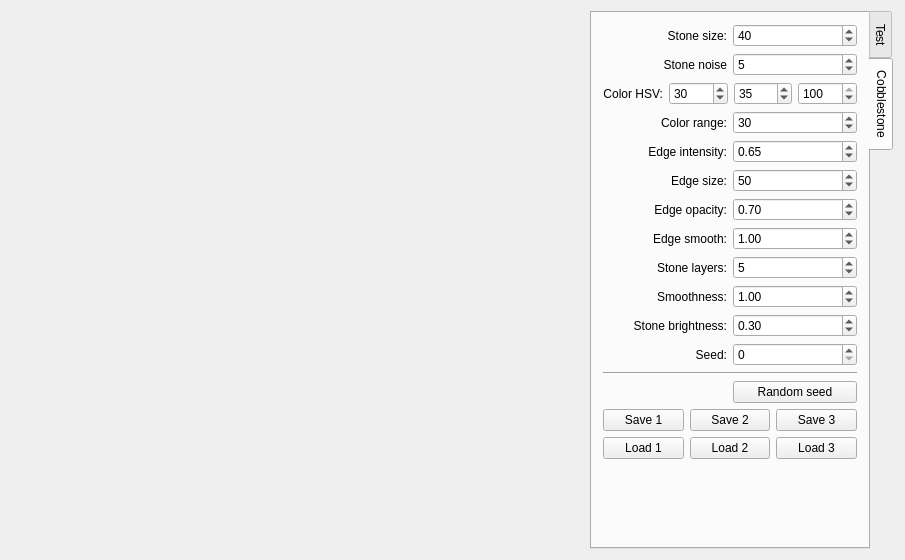
<?xml version="1.0" encoding="UTF-8"?>
<ui version="4.0">
 <class>Widget</class>
 <widget class="QWidget" name="Widget">
  <property name="geometry">
   <rect>
    <x>0</x>
    <y>0</y>
    <width>905</width>
    <height>560</height>
   </rect>
  </property>
  <property name="windowTitle">
   <string>CobblestoneGen</string>
  </property>
  <layout class="QGridLayout" name="gridLayout" rowstretch="1,1" columnstretch="1,1,1">
   <item row="0" column="2" rowspan="2">
    <widget class="QTabWidget" name="tabWidget">
     <property name="tabPosition">
      <enum>QTabWidget::East</enum>
     </property>
     <property name="currentIndex">
      <number>1</number>
     </property>
     <property name="elideMode">
      <enum>Qt::ElideNone</enum>
     </property>
     <property name="usesScrollButtons">
      <bool>true</bool>
     </property>
     <property name="tabsClosable">
      <bool>false</bool>
     </property>
     <widget class="QWidget" name="tab">
      <attribute name="title">
       <string>Test</string>
      </attribute>
      <widget class="QWidget" name="layoutWidget">
       <property name="geometry">
        <rect>
         <x>10</x>
         <y>50</y>
         <width>115</width>
         <height>25</height>
        </rect>
       </property>
       <layout class="QHBoxLayout" name="horizontalLayout">
        <item>
         <widget class="QLabel" name="label">
          <property name="text">
           <string>size:</string>
          </property>
         </widget>
        </item>
        <item>
         <widget class="QSpinBox" name="spinBox">
          <property name="minimum">
           <number>2</number>
          </property>
          <property name="maximum">
           <number>10000000</number>
          </property>
          <property name="singleStep">
           <number>10</number>
          </property>
          <property name="value">
           <number>50</number>
          </property>
         </widget>
        </item>
       </layout>
      </widget>
      <widget class="QWidget" name="layoutWidget">
       <property name="geometry">
        <rect>
         <x>10</x>
         <y>110</y>
         <width>161</width>
         <height>211</height>
        </rect>
       </property>
       <layout class="QGridLayout" name="gridLayout_2">
        <property name="sizeConstraint">
         <enum>QLayout::SetDefaultConstraint</enum>
        </property>
        <property name="margin">
         <number>0</number>
        </property>
        <property name="spacing">
         <number>-1</number>
        </property>
        <item row="0" column="0">
         <widget class="QPushButton" name="pushButton">
          <property name="sizePolicy">
           <sizepolicy hsizetype="Expanding" vsizetype="Expanding">
            <horstretch>0</horstretch>
            <verstretch>0</verstretch>
           </sizepolicy>
          </property>
          <property name="text">
           <string>1</string>
          </property>
         </widget>
        </item>
        <item row="0" column="1">
         <widget class="QPushButton" name="pushButton_2">
          <property name="sizePolicy">
           <sizepolicy hsizetype="Expanding" vsizetype="Expanding">
            <horstretch>0</horstretch>
            <verstretch>0</verstretch>
           </sizepolicy>
          </property>
          <property name="text">
           <string>2</string>
          </property>
         </widget>
        </item>
        <item row="1" column="0">
         <widget class="QLabel" name="label_4">
          <property name="text">
           <string/>
          </property>
          <property name="alignment">
           <set>Qt::AlignHCenter|Qt::AlignTop</set>
          </property>
         </widget>
        </item>
        <item row="1" column="1">
         <widget class="QLabel" name="label_5">
          <property name="text">
           <string/>
          </property>
          <property name="alignment">
           <set>Qt::AlignHCenter|Qt::AlignTop</set>
          </property>
         </widget>
        </item>
        <item row="3" column="0">
         <widget class="QPushButton" name="pushButton_3">
          <property name="sizePolicy">
           <sizepolicy hsizetype="Expanding" vsizetype="Expanding">
            <horstretch>0</horstretch>
            <verstretch>0</verstretch>
           </sizepolicy>
          </property>
          <property name="text">
           <string>3</string>
          </property>
         </widget>
        </item>
        <item row="3" column="1">
         <widget class="QPushButton" name="pushButton_4">
          <property name="sizePolicy">
           <sizepolicy hsizetype="Expanding" vsizetype="Expanding">
            <horstretch>0</horstretch>
            <verstretch>0</verstretch>
           </sizepolicy>
          </property>
          <property name="text">
           <string>4</string>
          </property>
         </widget>
        </item>
        <item row="4" column="0">
         <widget class="QLabel" name="label_6">
          <property name="text">
           <string/>
          </property>
          <property name="alignment">
           <set>Qt::AlignHCenter|Qt::AlignTop</set>
          </property>
         </widget>
        </item>
        <item row="4" column="1">
         <widget class="QLabel" name="label_7">
          <property name="text">
           <string/>
          </property>
          <property name="alignment">
           <set>Qt::AlignHCenter|Qt::AlignTop</set>
          </property>
         </widget>
        </item>
        <item row="2" column="0" colspan="2">
         <spacer name="verticalSpacer">
          <property name="orientation">
           <enum>Qt::Vertical</enum>
          </property>
          <property name="sizeType">
           <enum>QSizePolicy::Fixed</enum>
          </property>
          <property name="sizeHint" stdset="0">
           <size>
            <width>10</width>
            <height>10</height>
           </size>
          </property>
         </spacer>
        </item>
       </layout>
      </widget>
      <widget class="QWidget" name="layoutWidget_2">
       <property name="geometry">
        <rect>
         <x>30</x>
         <y>340</y>
         <width>115</width>
         <height>25</height>
        </rect>
       </property>
       <layout class="QHBoxLayout" name="horizontalLayout_2">
        <item>
         <widget class="QLabel" name="label_2">
          <property name="text">
           <string>it:</string>
          </property>
         </widget>
        </item>
        <item>
         <widget class="QSpinBox" name="spinBox_2">
          <property name="minimum">
           <number>0</number>
          </property>
          <property name="maximum">
           <number>100</number>
          </property>
          <property name="singleStep">
           <number>1</number>
          </property>
          <property name="value">
           <number>5</number>
          </property>
         </widget>
        </item>
       </layout>
      </widget>
      <widget class="QDoubleSpinBox" name="doubleSpinBox">
       <property name="geometry">
        <rect>
         <x>80</x>
         <y>370</y>
         <width>62</width>
         <height>23</height>
        </rect>
       </property>
       <property name="maximum">
        <double>256.000000000000000</double>
       </property>
       <property name="singleStep">
        <double>0.250000000000000</double>
       </property>
       <property name="value">
        <double>1.500000000000000</double>
       </property>
      </widget>
      <widget class="QWidget" name="layoutWidget_3">
       <property name="geometry">
        <rect>
         <x>30</x>
         <y>400</y>
         <width>115</width>
         <height>25</height>
        </rect>
       </property>
       <layout class="QHBoxLayout" name="horizontalLayout_3">
        <item>
         <widget class="QLabel" name="label_8">
          <property name="text">
           <string>n:</string>
          </property>
         </widget>
        </item>
        <item>
         <widget class="QSpinBox" name="spinBox_3">
          <property name="minimum">
           <number>0</number>
          </property>
          <property name="maximum">
           <number>100</number>
          </property>
          <property name="singleStep">
           <number>1</number>
          </property>
          <property name="value">
           <number>5</number>
          </property>
         </widget>
        </item>
       </layout>
      </widget>
      <widget class="QSlider" name="horizontalSlider">
       <property name="geometry">
        <rect>
         <x>10</x>
         <y>440</y>
         <width>160</width>
         <height>23</height>
        </rect>
       </property>
       <property name="maximum">
        <number>100</number>
       </property>
       <property name="value">
        <number>50</number>
       </property>
       <property name="orientation">
        <enum>Qt::Horizontal</enum>
       </property>
      </widget>
      <widget class="QLabel" name="label_3">
       <property name="geometry">
        <rect>
         <x>50</x>
         <y>460</y>
         <width>63</width>
         <height>15</height>
        </rect>
       </property>
       <property name="text">
        <string>TextLabel</string>
       </property>
      </widget>
     </widget>
     <widget class="QWidget" name="tab_2">
      <attribute name="title">
       <string>Cobblestone</string>
      </attribute>
      <layout class="QGridLayout" name="gridLayout_3">
       <item row="15" column="0" colspan="2">
        <spacer name="verticalSpacer_2">
         <property name="orientation">
          <enum>Qt::Vertical</enum>
         </property>
         <property name="sizeHint" stdset="0">
          <size>
           <width>20</width>
           <height>40</height>
          </size>
         </property>
        </spacer>
       </item>
       <item row="0" column="0">
        <widget class="QLabel" name="label_9">
         <property name="text">
          <string>Stone size:</string>
         </property>
         <property name="alignment">
          <set>Qt::AlignRight|Qt::AlignTrailing|Qt::AlignVCenter</set>
         </property>
        </widget>
       </item>
       <item row="0" column="1">
        <widget class="QSpinBox" name="spinBox_4">
         <property name="minimum">
          <number>2</number>
         </property>
         <property name="maximum">
          <number>1024</number>
         </property>
         <property name="value">
          <number>40</number>
         </property>
        </widget>
       </item>
       <item row="2" column="0" colspan="2">
        <layout class="QHBoxLayout" name="horizontalLayout_4">
         <item>
          <widget class="QLabel" name="label_11">
           <property name="text">
            <string>Color HSV:</string>
           </property>
           <property name="alignment">
            <set>Qt::AlignRight|Qt::AlignTrailing|Qt::AlignVCenter</set>
           </property>
          </widget>
         </item>
         <item>
          <widget class="QSpinBox" name="spinBox_6">
           <property name="minimum">
            <number>0</number>
           </property>
           <property name="maximum">
            <number>359</number>
           </property>
           <property name="value">
            <number>30</number>
           </property>
          </widget>
         </item>
         <item>
          <widget class="QSpinBox" name="spinBox_7">
           <property name="minimum">
            <number>0</number>
           </property>
           <property name="maximum">
            <number>100</number>
           </property>
           <property name="value">
            <number>35</number>
           </property>
          </widget>
         </item>
         <item>
          <widget class="QSpinBox" name="spinBox_8">
           <property name="minimum">
            <number>0</number>
           </property>
           <property name="maximum">
            <number>100</number>
           </property>
           <property name="value">
            <number>100</number>
           </property>
          </widget>
         </item>
        </layout>
       </item>
       <item row="1" column="0">
        <widget class="QLabel" name="label_10">
         <property name="text">
          <string>Stone noise</string>
         </property>
         <property name="alignment">
          <set>Qt::AlignRight|Qt::AlignTrailing|Qt::AlignVCenter</set>
         </property>
        </widget>
       </item>
       <item row="1" column="1">
        <widget class="QSpinBox" name="spinBox_5">
         <property name="minimum">
          <number>1</number>
         </property>
         <property name="maximum">
          <number>20</number>
         </property>
         <property name="value">
          <number>5</number>
         </property>
        </widget>
       </item>
       <item row="3" column="1">
        <widget class="QSpinBox" name="spinBox_9">
         <property name="minimum">
          <number>0</number>
         </property>
         <property name="maximum">
          <number>360</number>
         </property>
         <property name="value">
          <number>30</number>
         </property>
        </widget>
       </item>
       <item row="3" column="0">
        <widget class="QLabel" name="label_14">
         <property name="text">
          <string>Color range:</string>
         </property>
         <property name="alignment">
          <set>Qt::AlignRight|Qt::AlignTrailing|Qt::AlignVCenter</set>
         </property>
        </widget>
       </item>
       <item row="4" column="0">
        <widget class="QLabel" name="label_15">
         <property name="text">
          <string>Edge intensity:</string>
         </property>
         <property name="alignment">
          <set>Qt::AlignRight|Qt::AlignTrailing|Qt::AlignVCenter</set>
         </property>
        </widget>
       </item>
       <item row="5" column="0">
        <widget class="QLabel" name="label_16">
         <property name="text">
          <string>Edge size:</string>
         </property>
         <property name="alignment">
          <set>Qt::AlignRight|Qt::AlignTrailing|Qt::AlignVCenter</set>
         </property>
        </widget>
       </item>
       <item row="4" column="1">
        <widget class="QDoubleSpinBox" name="doubleSpinBox_2">
         <property name="decimals">
          <number>2</number>
         </property>
         <property name="maximum">
          <double>1.000000000000000</double>
         </property>
         <property name="singleStep">
          <double>0.010000000000000</double>
         </property>
         <property name="value">
          <double>0.650000000000000</double>
         </property>
        </widget>
       </item>
       <item row="5" column="1">
        <widget class="QSpinBox" name="spinBox_10">
         <property name="minimum">
          <number>0</number>
         </property>
         <property name="maximum">
          <number>255</number>
         </property>
         <property name="value">
          <number>50</number>
         </property>
        </widget>
       </item>
       <item row="13" column="1">
        <widget class="QPushButton" name="pushButton_5">
         <property name="text">
          <string>Random seed</string>
         </property>
        </widget>
       </item>
       <item row="6" column="0">
        <widget class="QLabel" name="label_17">
         <property name="text">
          <string>Edge opacity:</string>
         </property>
         <property name="alignment">
          <set>Qt::AlignRight|Qt::AlignTrailing|Qt::AlignVCenter</set>
         </property>
        </widget>
       </item>
       <item row="6" column="1">
        <widget class="QDoubleSpinBox" name="doubleSpinBox_3">
         <property name="decimals">
          <number>2</number>
         </property>
         <property name="maximum">
          <double>1.000000000000000</double>
         </property>
         <property name="singleStep">
          <double>0.050000000000000</double>
         </property>
         <property name="value">
          <double>0.700000000000000</double>
         </property>
        </widget>
       </item>
       <item row="8" column="0">
        <widget class="QLabel" name="label_18">
         <property name="text">
          <string>Stone layers:</string>
         </property>
         <property name="alignment">
          <set>Qt::AlignRight|Qt::AlignTrailing|Qt::AlignVCenter</set>
         </property>
        </widget>
       </item>
       <item row="8" column="1">
        <widget class="QSpinBox" name="spinBox_11">
         <property name="minimum">
          <number>0</number>
         </property>
         <property name="maximum">
          <number>20</number>
         </property>
         <property name="value">
          <number>5</number>
         </property>
        </widget>
       </item>
       <item row="9" column="0">
        <widget class="QLabel" name="label_19">
         <property name="text">
          <string>Smoothness:</string>
         </property>
         <property name="alignment">
          <set>Qt::AlignRight|Qt::AlignTrailing|Qt::AlignVCenter</set>
         </property>
        </widget>
       </item>
       <item row="12" column="0" colspan="2">
        <widget class="Line" name="line">
         <property name="orientation">
          <enum>Qt::Horizontal</enum>
         </property>
        </widget>
       </item>
       <item row="9" column="1">
        <widget class="QDoubleSpinBox" name="doubleSpinBox_4">
         <property name="decimals">
          <number>2</number>
         </property>
         <property name="maximum">
          <double>5.000000000000000</double>
         </property>
         <property name="singleStep">
          <double>0.100000000000000</double>
         </property>
         <property name="value">
          <double>1.000000000000000</double>
         </property>
        </widget>
       </item>
       <item row="10" column="0">
        <widget class="QLabel" name="label_20">
         <property name="text">
          <string>Stone brightness:</string>
         </property>
         <property name="alignment">
          <set>Qt::AlignRight|Qt::AlignTrailing|Qt::AlignVCenter</set>
         </property>
        </widget>
       </item>
       <item row="10" column="1">
        <widget class="QDoubleSpinBox" name="doubleSpinBox_5">
         <property name="decimals">
          <number>2</number>
         </property>
         <property name="maximum">
          <double>1.000000000000000</double>
         </property>
         <property name="singleStep">
          <double>0.050000000000000</double>
         </property>
         <property name="value">
          <double>0.300000000000000</double>
         </property>
        </widget>
       </item>
       <item row="11" column="0">
        <widget class="QLabel" name="label_21">
         <property name="text">
          <string>Seed:</string>
         </property>
         <property name="alignment">
          <set>Qt::AlignRight|Qt::AlignTrailing|Qt::AlignVCenter</set>
         </property>
        </widget>
       </item>
       <item row="11" column="1">
        <widget class="QSpinBox" name="spinBox_12">
         <property name="minimum">
          <number>0</number>
         </property>
         <property name="maximum">
          <number>999999999</number>
         </property>
         <property name="value">
          <number>0</number>
         </property>
        </widget>
       </item>
       <item row="13" column="0">
        <widget class="QLabel" name="label_12">
         <property name="text">
          <string/>
         </property>
         <property name="alignment">
          <set>Qt::AlignCenter</set>
         </property>
        </widget>
       </item>
       <item row="14" column="0" colspan="2">
        <layout class="QGridLayout" name="gridLayout_4">
         <item row="0" column="0">
          <widget class="QPushButton" name="pushButton_6">
           <property name="text">
            <string>Save 1</string>
           </property>
          </widget>
         </item>
         <item row="0" column="1">
          <widget class="QPushButton" name="pushButton_9">
           <property name="text">
            <string>Save 2</string>
           </property>
          </widget>
         </item>
         <item row="0" column="2">
          <widget class="QPushButton" name="pushButton_11">
           <property name="text">
            <string>Save 3</string>
           </property>
          </widget>
         </item>
         <item row="1" column="0">
          <widget class="QPushButton" name="pushButton_7">
           <property name="text">
            <string>Load 1</string>
           </property>
          </widget>
         </item>
         <item row="1" column="1">
          <widget class="QPushButton" name="pushButton_8">
           <property name="text">
            <string>Load 2</string>
           </property>
          </widget>
         </item>
         <item row="1" column="2">
          <widget class="QPushButton" name="pushButton_10">
           <property name="text">
            <string>Load 3</string>
           </property>
          </widget>
         </item>
        </layout>
       </item>
       <item row="7" column="0">
        <widget class="QLabel" name="label_22">
         <property name="text">
          <string>Edge smooth:</string>
         </property>
         <property name="alignment">
          <set>Qt::AlignRight|Qt::AlignTrailing|Qt::AlignVCenter</set>
         </property>
        </widget>
       </item>
       <item row="7" column="1">
        <widget class="QDoubleSpinBox" name="doubleSpinBox_6">
         <property name="decimals">
          <number>2</number>
         </property>
         <property name="maximum">
          <double>50.000000000000000</double>
         </property>
         <property name="singleStep">
          <double>1.000000000000000</double>
         </property>
         <property name="value">
          <double>1.000000000000000</double>
         </property>
        </widget>
       </item>
      </layout>
     </widget>
    </widget>
   </item>
   <item row="1" column="1">
    <widget class="QFrame" name="frame_5">
     <property name="frameShape">
      <enum>QFrame::NoFrame</enum>
     </property>
     <property name="frameShadow">
      <enum>QFrame::Raised</enum>
     </property>
    </widget>
   </item>
   <item row="0" column="1">
    <widget class="QFrame" name="frame_3">
     <property name="frameShape">
      <enum>QFrame::NoFrame</enum>
     </property>
     <property name="frameShadow">
      <enum>QFrame::Raised</enum>
     </property>
    </widget>
   </item>
   <item row="1" column="0">
    <widget class="QFrame" name="frame_4">
     <property name="frameShape">
      <enum>QFrame::NoFrame</enum>
     </property>
     <property name="frameShadow">
      <enum>QFrame::Raised</enum>
     </property>
    </widget>
   </item>
   <item row="0" column="0">
    <widget class="QFrame" name="frame">
     <property name="frameShape">
      <enum>QFrame::NoFrame</enum>
     </property>
     <property name="frameShadow">
      <enum>QFrame::Raised</enum>
     </property>
    </widget>
   </item>
  </layout>
 </widget>
 <layoutdefault spacing="6" margin="11"/>
 <tabstops>
  <tabstop>pushButton</tabstop>
  <tabstop>pushButton_2</tabstop>
  <tabstop>pushButton_3</tabstop>
  <tabstop>pushButton_4</tabstop>
  <tabstop>horizontalSlider</tabstop>
  <tabstop>spinBox</tabstop>
 </tabstops>
 <resources/>
 <connections/>
</ui>
